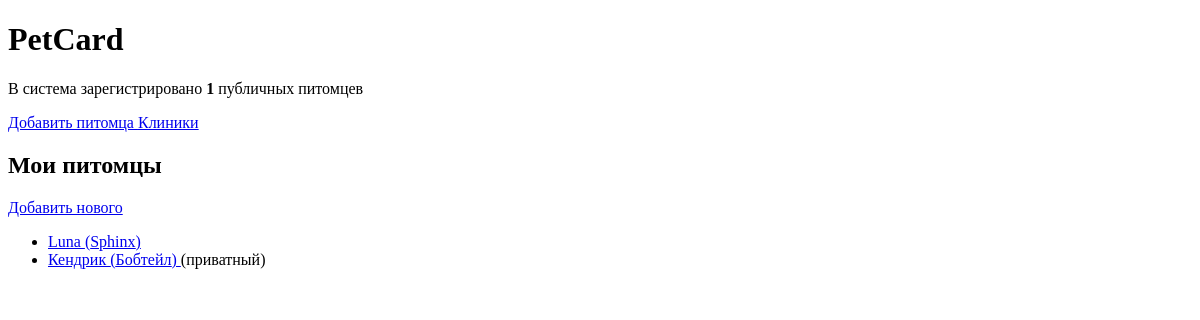
The app's page / (signed in), older data.
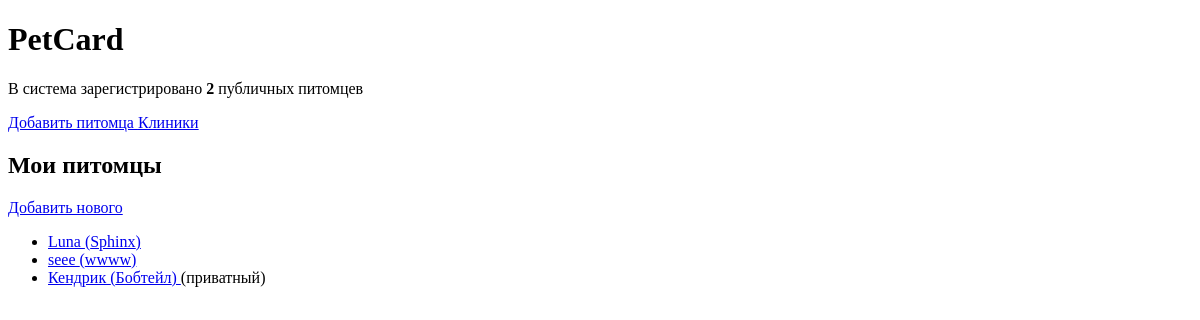
The same page, newer data.
### pets/models.py (models this page shows, shortened)
class Pet(models.Model):
    owner = models.ForeignKey(User,
                              on_delete=models.CASCADE,
                              related_name='pets',
                              verbose_name='Владелец')
    name = models.CharField(max_length=100,
                            verbose_name='Кличка')
    breed = models.CharField(max_length=100,
                             verbose_name='Порода')
    slug = models.SlugField(max_length=200, unique=True,
                            db_index=True, null=True, blank=True,
                            verbose_name='ЧПУ-ссылка')
    bio = models.TextField(verbose_name='Особенности  ухода, рацион, противопоказания')
    is_public = models.BooleanField(default=True,
                                    verbose_name='Публичный доступ')
    class Meta:
        verbose_name = 'Питомец'
        verbose_name_plural = 'Питомцы'
        ordering = ['name']
    def get_absolute_url(self):
        return reverse('pets:pet_detail',
                       kwargs={'slug':self.slug})

### pets/views.py (the view)
class PetListOwnerView(LoginRequiredMixin, PageTitleMixin, TemplateView):
    template_name = 'pets/pet_list.html'
    page_title = 'Мои питомцы'
    def get_context_data(self, **kwargs):
        context = super().get_context_data(**kwargs)
        context['pets'] = Pet.objects.filter(owner=self.request.user)
        return context

### pets/context_processors.py (called while the page is built)
def pet_stats(request):
    total_public_pets = Pet.objects.filter(is_public=True).count()
    return {'total_public_pets': total_public_pets}

### pets/mixins.py (called while the page is built)
    def get_context_data(self, **kwargs):
        context = super().get_context_data(**kwargs)
        context['page_title'] = self.page_title
        return context

### pets/templates/pets/pet_list.html
{% extends 'base.html' %}
{% block content %}
    <h2>Мои питомцы</h2>
    <a href="{% url 'pets:pet_create' %}">
        Добавить нового
    </a>
    {% if pets %}
        <ul>
            {% for pet in pets %}
                <li>
                    <a href="{{ pet.get_absolute_url }}">
                        {{ pet.name}} ({{ pet.breed }})
                    </a>
                    {% if not pet.is_public %}
                        <span>(приватный)</span>
                    {% endif %}
                </li>
            {% endfor %}
        </ul>
    {% else %}
        <p>У вас еще нет питомца! Добавьте первого!</p>
    {% endif %}
{% endblock %}

Row changes from the older to the newer data that the page shows:
added Pet: name "seee", breed "wwww"
Text that changed along with them:
{{ total_public_pets }}: "1" → "2"
